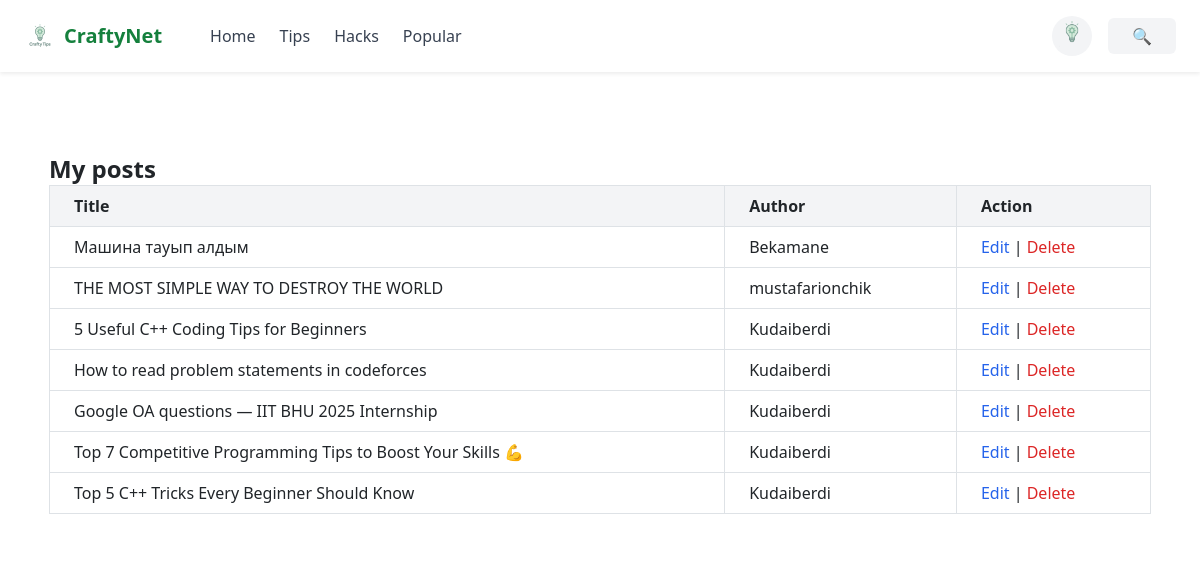
Page /users/setting/ (signed in) on the committed database.
### logr/models.py (models this page shows)
class User(AbstractUser):
    photo = models.ImageField(upload_to='static/users/%Y/%m/%d/', blank=True, null=True, verbose_name='Photo')

### homee/models.py (models this page shows, shortened)
class Home(models.Model):
    class Status(models.IntegerChoices):
        DRAFT = 0, 'Drafts'
        PUBLISHED = 1, 'Published'
    time = models.DateTimeField(auto_now_add=True)
    time_update = models.DateTimeField(auto_now=True)
    slug = models.SlugField(max_length=255, unique=True, db_index=True, blank=True)
    title = models.CharField(max_length=255)
    photo = models.ImageField(upload_to="static/photos/%Y/%m/%d", default=None, blank=True, null=True, verbose_name='Image')
    status = models.CharField(max_length=255)
    likes = models.ManyToManyField(get_user_model(), related_name='liked_posts', blank=True)
    about = models.TextField(blank=True)
    post = models.TextField(blank=True)
    is_published = models.BooleanField(choices=tuple(map(lambda x: (bool(x[0]), x[1]) ,Status.choices)),
                                       default=Status.DRAFT)
    cat = models.ForeignKey('Categories', on_delete=models.PROTECT, related_name='posts')
    tags = models.ManyToManyField('TagPost', blank=True, related_name='tags')
    tags2 = models.ManyToManyField('TagPost2', blank=True, related_name='posts2')
    author = models.ForeignKey(get_user_model(), on_delete=models.SET_NULL, related_name='author', null=True, default=None)
    objects = models.Manager()
    published = PublishedManager()
    class Meta:
        verbose_name = "Content"
        ordering = ["-time_update"]
        indexes = [
            models.Index(fields=ordering)
        ]

### logr/views.py (the view)
# urls.py: path('setting/', SettingUser, name='setting'),
@login_required
def SettingUser(request):
    posts = ''
    is_superuser = False
    if str(request.user) == 'Kudaiberdi':
        posts = Home.objects.all()
        is_superuser = True
    else:
        posts = Home.objects.filter(author=request.user)
    extra_context = {
        'posts': posts,
        'is_superuser': is_superuser,
    }
    return render(request, 'settings.html', context=extra_context)

### logr/templates/settings.html
{% extends 'header.html' %}
{% load custom_filters %}
{% block content %}
<main class="flex-1 p-6">
<div class="flex justify-center mt-8">
    <div class="w-full max-w-7xl p-6 rounded border border-white">
        <h1 class="font-bold text-2xl"> My posts </h1>
        {% if not is_superuser %}
            <table class="border-gray-400 p-6 w-full border-collapse border">
                <thead>
                    <tr class="bg-gray-100">
                        <th class="border px-4 py-2 text-left">Title</th>
                        <th class="border px-4 py-2 text-left">Action</th>
                    </tr>
                </thead>
                <tbody>
                    {% for post in posts %}
                    <tr>
                        <td class="border px-4 py-2">{{ post.title }}</td>
                        <td class="border px-4 py-2">
                            <a href="{% url 'users:edit_post' post.id %}" class="text-blue-600 hover:underline">Edit</a> |
                            <a href="{% url 'delete' post.id %}" class="text-red-600 hover:underline">Delete</a>
                        </td>
                    </tr>
                    {% empty %}
                    <tr>
                        <td colspan="2" class="text-center py-4 text-gray-500">No posts found.</td>
                    </tr>
                    {% endfor %}
                </tbody>
            </table>
        {% else %}
            <table class="border-gray-400 p-6 w-full border-collapse border">
                <thead>
                    <tr class="bg-gray-100">
                        <th class="border px-4 py-2 text-left">Title</th>
                        <th class="'boder px-4 py-2 text-left"> Author </th>
                        <th class="border px-4 py-2 text-left">Action</th>
                    </tr>
                </thead>
                <tbody>
                    {% for post in posts %}
                    <tr>
                        <td class="border px-4 py-2">{{ post.title }}</td>
                        <td class="border px-4 py-2">{{ post.author }}</td>
                        <td class="border px-4 py-2">
                            <a href="{% url 'users:edit_post' post.id %}" class="text-blue-600 hover:underline">Edit</a> |
                            <a href="{% url 'delete' post.id %}" class="text-red-600 hover:underline">Delete</a>
                        </td>
                    </tr>
                    {% empty %}
                    <tr>
                        <td colspan="2" class="text-center py-4 text-gray-500">No posts found.</td>
                    </tr>
                    {% endfor %}
                </tbody>
            </table>
        {% endif %}
    </div>
</div></main>
{% endblock %}

### templates/header.html (shortened to what this page needs)
{% load custom_filters %}
{% load static %}
<!DOCTYPE html>
<html>
<head>
    <script src="https://cdn.tailwindcss.com"></script>
    <link href="https://cdn.jsdelivr.net/npm/bootstrap@5.3.0/dist/css/bootstrap.min.css" rel="stylesheet">
</head>
<body>
    <div style='font-family: "Space Grotesk", "Noto Sans", sans-serif;'>
        <header class="w-full bg-white shadow-sm sticky top-0 z-50">
            <div class="w-full px-4 py-3 flex items-center justify-between">
                <div class="flex items-center space-x-12">
                    <div class="flex items-center space-x-2">
                        <a href="{% url 'home' %}">
                            <img src="{% static 'srcp/images/icon.png' %}" class="h-8 w-8">
                        </a>
                        <span class="text-xl font-bold text-green-700">
                            <a href="{% url 'home' %}">CraftyNet</a>
                        </span>
                    </div>
                    <nav class="hidden md:flex space-x-6 text-gray-700 font-medium">
                        <a href="{% url 'home' %}" class="hover:text-green-600">Home</a>
                        <a href="{% url 'cat' 'tips' %}" class="hover:text-green-600">Tips</a>
                        <a href="{% url 'cat' 'hacks' %}" class="hover:text-green-600">Hacks</a>
                        <a href="{% url 'popular' %}" class="hover:text-green-600">Popular</a>
                    </nav>
                </div>
                <div class="ml-auto flex items-center space-x-4">
                    {% if user.is_authenticated %}
                    <div class="relative">
                        <div id="userMenuButton" class="flex items-center bg-gray-100 hover:bg-gray-200 rounded-full text-sm font-medium cursor-pointer">
                            {% if user.photo %}
                                <p><img class="rounded-circle d-block mx-auto" width="40" src="{{ user.photo.url }}"></p>
                            {% else %}
                                <p><img class="rounded-circle d-block mx-auto" width="40" src="{% static '/users/default.png' %}"></p>
                            {% endif %}
                        </div>
                    </div>
                    {% endif %}
                    <button class="bg-gray-100 text-gray-800 font-semibold px-4 py-1.5 rounded-md hover:bg-gray-200">🔍</button>
                </div>
            </div>
        </header>
        <div class="flex h-screen">
            {% block content %}
            {% endblock %}
        </div>
    </div>
</body>
</html>

### rows in the picture
User: photo (picture)
Home: title "Машина тауып алдым", author "Bekamane"
Home: title "THE MOST SIMPLE WAY TO DESTROY THE WORLD", author "mustafarionchik"
Home: title "5 Useful C++ Coding Tips for Beginners", author "Kudaiberdi"
Home: title "How to read problem statements in codeforces", author "Kudaiberdi"
Home: title "Google OA questions — IIT BHU 2025 Internship", author "Kudaiberdi"
Home: title "Top 7 Competitive Programming Tips to Boost Your Skills 💪", author "Kudaiberdi"
Home: title "Top 5 C++ Tricks Every Beginner Should Know", author "Kudaiberdi"
